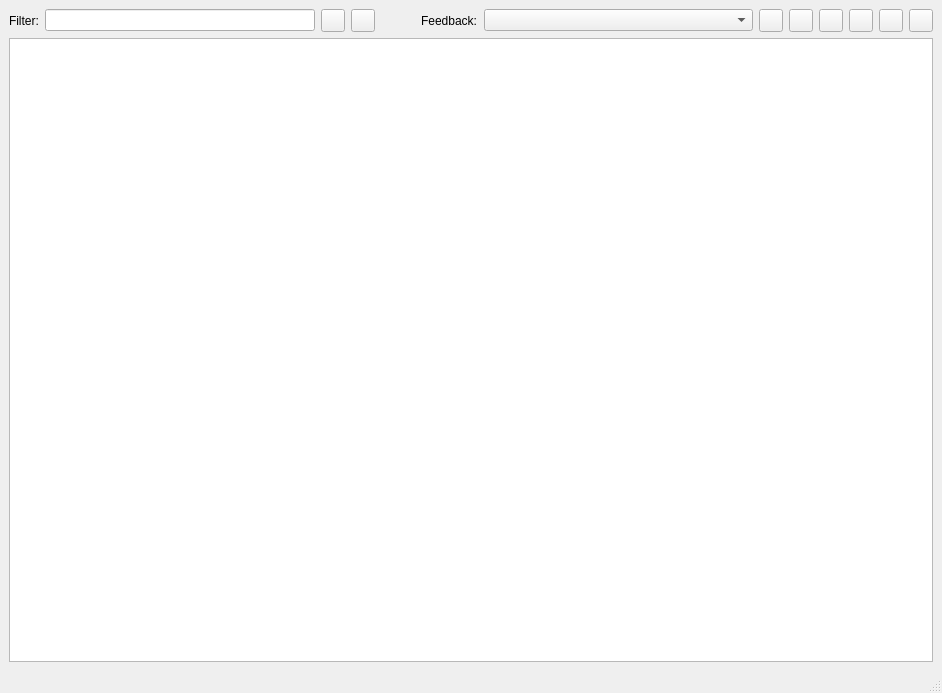
<ui version="4.0" >
 <class>MainWindow</class>
 <widget class="QMainWindow" name="MainWindow" >
  <property name="geometry" >
   <rect>
    <x>0</x>
    <y>0</y>
    <width>942</width>
    <height>693</height>
   </rect>
  </property>
  <property name="windowTitle" >
   <string>GUI</string>
  </property>
  <widget class="QWidget" name="centralwidget" >
   <layout class="QVBoxLayout" >
    <property name="spacing" >
     <number>6</number>
    </property>
    <property name="margin" >
     <number>9</number>
    </property>
    <item>
     <layout class="QHBoxLayout" >
      <property name="spacing" >
       <number>6</number>
      </property>
      <property name="margin" >
       <number>0</number>
      </property>
      <item>
       <widget class="QLabel" name="label" >
        <property name="text" >
         <string>Filter:</string>
        </property>
       </widget>
      </item>
      <item>
       <widget class="QLineEdit" name="lineEdit" >
        <property name="text" >
         <string/>
        </property>
       </widget>
      </item>
      <item>
       <widget class="QToolButton" name="toolButton_clearFilter" />
      </item>
      <item>
       <widget class="QToolButton" name="toolButton_changeFeedbackController" />
      </item>
      <item>
       <spacer>
        <property name="orientation" >
         <enum>Qt::Horizontal</enum>
        </property>
        <property name="sizeType" >
         <enum>QSizePolicy::Preferred</enum>
        </property>
        <property name="sizeHint" stdset="0" >
         <size>
          <width>40</width>
          <height>20</height>
         </size>
        </property>
       </spacer>
      </item>
      <item>
       <widget class="QLabel" name="label_5" >
        <property name="text" >
         <string>Feedback:</string>
        </property>
       </widget>
      </item>
      <item>
       <widget class="QComboBox" name="comboBox_feedback" >
        <property name="sizePolicy" >
         <sizepolicy vsizetype="Fixed" hsizetype="Expanding" >
          <horstretch>0</horstretch>
          <verstretch>0</verstretch>
         </sizepolicy>
        </property>
       </widget>
      </item>
      <item>
       <widget class="QToolButton" name="toolButton_sendinit" >
        <property name="popupMode" >
         <enum>QToolButton::DelayedPopup</enum>
        </property>
        <property name="arrowType" >
         <enum>Qt::NoArrow</enum>
        </property>
       </widget>
      </item>
      <item>
       <widget class="QToolButton" name="toolButton_send" />
      </item>
      <item>
       <widget class="QToolButton" name="toolButton_get" />
      </item>
      <item>
       <widget class="QToolButton" name="toolButton_play" />
      </item>
      <item>
       <widget class="QToolButton" name="toolButton_pause" />
      </item>
      <item>
       <widget class="QToolButton" name="toolButton_quit" />
      </item>
     </layout>
    </item>
    <item>
     <widget class="QTableView" name="tableView" >
      <property name="alternatingRowColors" >
       <bool>true</bool>
      </property>
      <property name="selectionBehavior" >
       <enum>QAbstractItemView::SelectRows</enum>
      </property>
      <property name="showGrid" >
       <bool>false</bool>
      </property>
      <property name="sortingEnabled" >
       <bool>true</bool>
      </property>
     </widget>
    </item>
   </layout>
  </widget>
  <widget class="QMenuBar" name="menubar" >
   <property name="geometry" >
    <rect>
     <x>0</x>
     <y>0</y>
     <width>942</width>
     <height>30</height>
    </rect>
   </property>
  </widget>
  <widget class="QStatusBar" name="statusbar" />
  <action name="actionOpen" >
   <property name="icon" >
    <iconset resource="icons.qrc" >
     <normaloff>:/icons/open.png</normaloff>:/icons/open.png</iconset>
   </property>
   <property name="text" >
    <string>&amp;Open...</string>
   </property>
   <property name="statusTip" >
    <string>Open an Existing File</string>
   </property>
   <property name="shortcut" >
    <string>Ctrl+O</string>
   </property>
  </action>
  <action name="actionSave" >
   <property name="icon" >
    <iconset resource="icons.qrc" >
     <normaloff>:/icons/save.png</normaloff>:/icons/save.png</iconset>
   </property>
   <property name="text" >
    <string>&amp;Save</string>
   </property>
   <property name="shortcut" >
    <string>Ctrl+S</string>
   </property>
  </action>
  <action name="actionSaveAs" >
   <property name="icon" >
    <iconset resource="icons.qrc" >
     <normaloff>:/icons/saveas.png</normaloff>:/icons/saveas.png</iconset>
   </property>
   <property name="text" >
    <string>Save &amp;As...</string>
   </property>
   <property name="shortcut" >
    <string>Ctrl+A</string>
   </property>
  </action>
  <action name="actionQuit" >
   <property name="icon" >
    <iconset resource="icons.qrc" >
     <normaloff>:/icons/exit.png</normaloff>:/icons/exit.png</iconset>
   </property>
   <property name="text" >
    <string>&amp;Quit</string>
   </property>
   <property name="shortcut" >
    <string>Ctrl+Q</string>
   </property>
  </action>
  <action name="actionPlay" >
   <property name="icon" >
    <iconset resource="icons.qrc" >
     <normaloff>:/icons/play.png</normaloff>:/icons/play.png</iconset>
   </property>
   <property name="text" >
    <string>Play</string>
   </property>
  </action>
  <action name="actionPause" >
   <property name="icon" >
    <iconset resource="icons.qrc" >
     <normaloff>:/icons/pause.png</normaloff>:/icons/pause.png</iconset>
   </property>
   <property name="text" >
    <string>Pause</string>
   </property>
  </action>
  <action name="actionGet" >
   <property name="icon" >
    <iconset resource="icons.qrc" >
     <normaloff>:/icons/get.png</normaloff>:/icons/get.png</iconset>
   </property>
   <property name="text" >
    <string>Get</string>
   </property>
  </action>
  <action name="actionSendInit" >
   <property name="icon" >
    <iconset resource="icons.qrc" >
     <normaloff>:/icons/sendinit.png</normaloff>:/icons/sendinit.png</iconset>
   </property>
   <property name="text" >
    <string>SendInit</string>
   </property>
  </action>
  <action name="actionSendAll" >
   <property name="icon" >
    <iconset resource="icons.qrc" >
     <normaloff>:/icons/sendall.png</normaloff>:/icons/sendall.png</iconset>
   </property>
   <property name="text" >
    <string>Send All Variables</string>
   </property>
  </action>
  <action name="actionQuit" >
   <property name="icon" >
    <iconset resource="icons.qrc" >
     <normaloff>:/icons/stop.png</normaloff>:/icons/stop.png</iconset>
   </property>
   <property name="text" >
    <string>Quit</string>
   </property>
  </action>
  <action name="actionChangeFeedbackController" >
   <property name="icon" >
    <iconset resource="icons.qrc" >
     <normaloff>:/icons/connect.png</normaloff>:/icons/connect.png</iconset>
   </property>
   <property name="text" >
    <string>Change FeedbackController</string>
   </property>
  </action>
  <action name="actionClearFilter" >
   <property name="icon" >
    <iconset resource="icons.qrc" >
     <normaloff>:/icons/clear.png</normaloff>:/icons/clear.png</iconset>
   </property>
   <property name="text" >
    <string>clearFilter</string>
   </property>
  </action>
  <action name="actionSendModified" >
   <property name="icon" >
    <iconset resource="icons.qrc" >
     <normaloff>:/icons/sendmodified.png</normaloff>:/icons/sendmodified.png</iconset>
   </property>
   <property name="text" >
    <string>Send Modified Variables</string>
   </property>
  </action>
 </widget>
 <resources>
  <include location="icons.qrc" />
 </resources>
 <connections/>
</ui>
